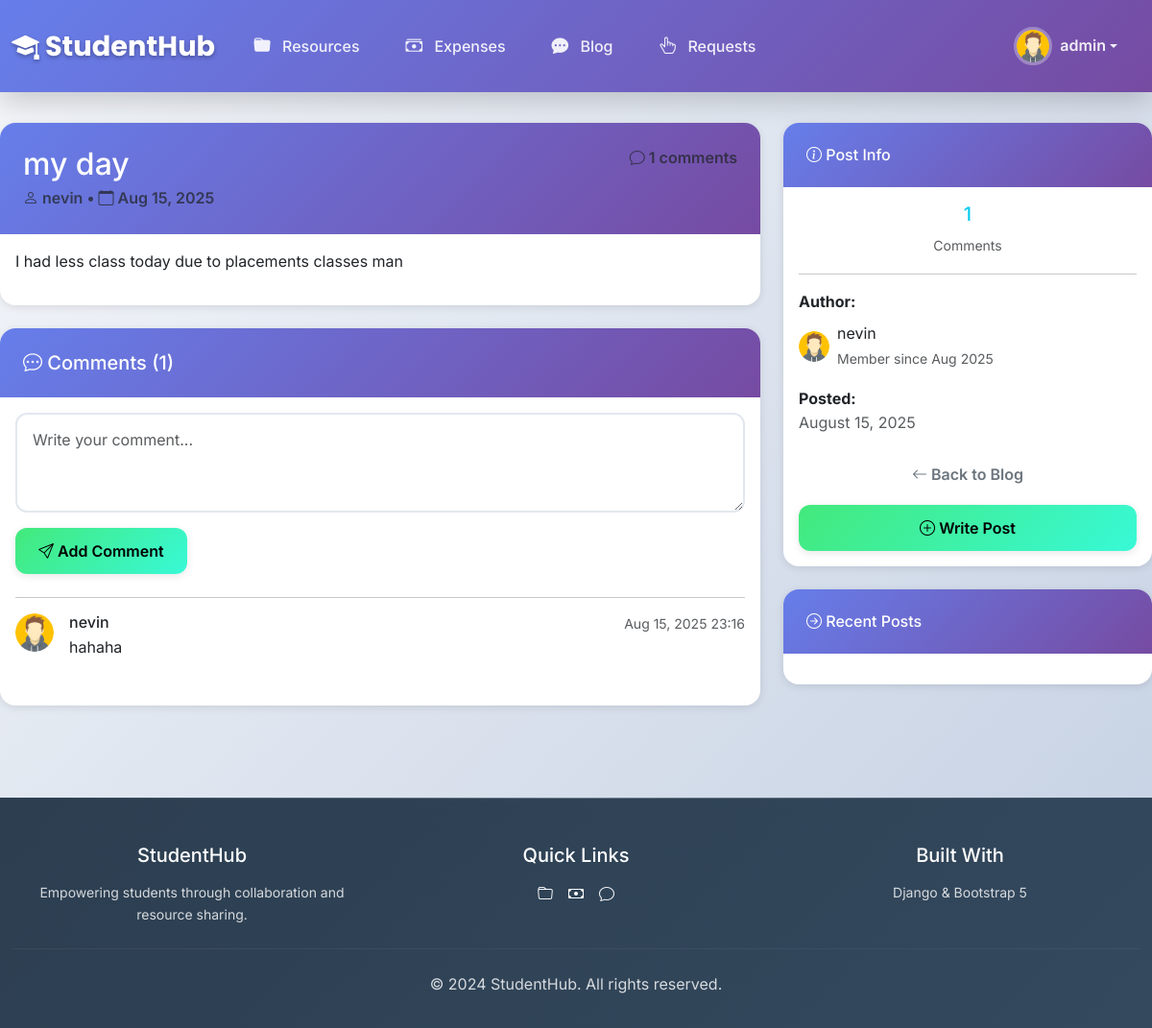
Page /blog/1/ (signed in) on the committed database.
### accounts/models.py (models this page shows, shortened)
class Profile(models.Model):
    user = models.OneToOneField(User, on_delete=models.CASCADE, related_name='profile')
    avatar = models.ImageField(upload_to='avatars/', default='avatars/default.png')
    bio = models.TextField(blank=True)

### blog/models.py (models this page shows, shortened)
class Post(models.Model):
    title = models.CharField(max_length=200)
    content = models.TextField()
    author = models.ForeignKey(User, on_delete=models.CASCADE, related_name='posts')
    created_at = models.DateTimeField(auto_now_add=True)
    @property
    def comment_count(self):
        return self.comments.count()
    class Meta:
        ordering = ['-created_at']

class PostComment(models.Model):
    post = models.ForeignKey(Post, on_delete=models.CASCADE, related_name='comments')
    author = models.ForeignKey(User, on_delete=models.CASCADE)
    text = models.TextField()
    created_at = models.DateTimeField(auto_now_add=True)
    class Meta:
        ordering = ['-created_at']

### blog/views.py (the view)
# urls.py: path('<int:pk>/', views.post_detail, name='post_detail'),
def post_detail(request, pk):
    post = get_object_or_404(Post, pk=pk)
    comments = post.comments.all()
    comment_form = PostCommentForm()
    context = {
        'post': post,
        'comments': comments,
        'comment_form': comment_form,
    }
    return render(request, 'blog/post_detail.html', context)

### blog/forms.py
class PostCommentForm(forms.ModelForm):
    class Meta:
        model = PostComment
        fields = ['text']
        widgets = {
            'text': forms.Textarea(attrs={'class': 'form-control', 'rows': 3, 'placeholder': 'Write your comment...'}),
        }

### templates/blog/post_detail.html (shortened to what this page needs)
{% extends 'base.html' %}
{% block content %}
<div class="row">
    <div class="col-lg-8">
        <div class="card mb-4">
            <div class="card-header">
                <div class="d-flex justify-content-between align-items-start">
                    <div>
                        <h2 class="mb-1">{{ post.title }}</h2>
                        <div class="text-muted">
                            <i class="bi bi-person"></i> {{ post.author.username }} •
                            <i class="bi bi-calendar"></i> {{ post.created_at|date:"M d, Y" }}
                        </div>
                    </div>
                    <div class="text-muted">
                        <i class="bi bi-chat"></i> {{ post.comment_count }} comments
                    </div>
                </div>
            </div>
            <div class="card-body">
                <div class="post-content">
                    {{ post.content|linebreaks }}
                </div>
            </div>
        </div>
        <div class="card">
            <div class="card-header">
                <h5 class="mb-0">
                    <i class="bi bi-chat-dots"></i> Comments ({{ post.comment_count }})
                </h5>
            </div>
            <div class="card-body">
                {% if user.is_authenticated %}
                    <form method="post" action="{% url 'blog:add_post_comment' post.pk %}" class="mb-4">
                        <div class="mb-3">
                            {{ comment_form.text }}
                        </div>
                        <button type="submit" class="btn btn-info">
                            <i class="bi bi-send"></i> Add Comment
                        </button>
                    </form>
                {% else %}
                    <div class="alert alert-info">
                        <i class="bi bi-info-circle"></i> Please <a href="{% url 'accounts:login' %}">login</a> to add comments.
                    </div>
                {% endif %}
                <hr>
                {% if comments %}
                    {% for comment in comments %}
                        <div class="d-flex mb-3">
                            <img src="{{ comment.author.profile.avatar.url }}" alt="Avatar"
                                 class="rounded-circle me-3" style="width: 40px; height: 40px; object-fit: cover;">
                            <div class="flex-grow-1">
                                <div class="d-flex justify-content-between align-items-start">
                                    <h6 class="mb-1">{{ comment.author.username }}</h6>
                                    <small class="text-muted">{{ comment.created_at|date:"M d, Y H:i" }}</small>
                                </div>
                                <p class="mb-0">{{ comment.text|linebreaks }}</p>
                            </div>
                        </div>
                    {% endfor %}
                {% else %}
                    <p class="text-muted text-center py-3">No comments yet. Be the first to comment!</p>
                {% endif %}
            </div>
        </div>
    </div>
    <div class="col-lg-4">
        <div class="card">
            <div class="card-header">
                <h6 class="mb-0"><i class="bi bi-info-circle"></i> Post Info</h6>
            </div>
            <div class="card-body">
                <div class="row text-center">
                    <div class="col-12">
                        <h5 class="text-info">{{ post.comment_count }}</h5>
                        <small class="text-muted">Comments</small>
                    </div>
                </div>
                <hr>
                <div class="mb-3">
                    <strong>Author:</strong>
                    <div class="d-flex align-items-center mt-2">
                        <img src="{{ post.author.profile.avatar.url }}" alt="Avatar"
                             class="rounded-circle me-2" style="width: 32px; height: 32px; object-fit: cover;">
                        <div>
                            <div>{{ post.author.username }}</div>
                            <small class="text-muted">Member since {{ post.author.date_joined|date:"M Y" }}</small>
                        </div>
                    </div>
                </div>
                <div class="mb-3">
                    <strong>Posted:</strong>
                    <div class="text-muted">{{ post.created_at|date:"F d, Y" }}</div>
                </div>
                <div class="d-grid gap-2">
                    <a href="{% url 'blog:post_list' %}" class="btn btn-outline-secondary">
                        <i class="bi bi-arrow-left"></i> Back to Blog
                    </a>
                    {% if user.is_authenticated %}
                        <a href="{% url 'blog:post_create' %}" class="btn btn-info">
                            <i class="bi bi-plus-circle"></i> Write Post
                        </a>
                    {% endif %}
                </div>
            </div>
        </div>
        <div class="card mt-4">
            <div class="card-header">
                <h6 class="mb-0"><i class="bi bi-arrow-right-circle"></i> Recent Posts</h6>
            </div>
            <div class="card-body">
            </div>
        </div>
    </div>
</div>
{% endblock %}

### templates/base.html (shortened to what this page needs)
<!DOCTYPE html>
<html lang="en">
<head>
    <link href="https://cdn.jsdelivr.net/npm/bootstrap@5.3.0/dist/css/bootstrap.min.css" rel="stylesheet">
    <link href="https://cdn.jsdelivr.net/npm/bootstrap-icons@1.10.0/font/bootstrap-icons.css" rel="stylesheet">
</head>
<body>
    <nav class="navbar navbar-expand-lg navbar-dark">
        <div class="container">
            <a class="navbar-brand" href="{% url 'home' %}">
                <i class="bi bi-mortarboard-fill"></i> StudentHub
            </a>
            <div class="collapse navbar-collapse" id="navbarNav">
                <ul class="navbar-nav me-auto">
                    <li class="nav-item">
                        <a class="nav-link" href="{% url 'resources:resource_list' %}">
                            <i class="bi bi-folder-fill"></i> Resources
                        </a>
                    </li>
                    <li class="nav-item">
                        <a class="nav-link" href="{% url 'expenses:expense_list' %}">
                            <i class="bi bi-cash-stack"></i> Expenses
                        </a>
                    </li>
                    <li class="nav-item">
                        <a class="nav-link" href="{% url 'blog:post_list' %}">
                            <i class="bi bi-chat-dots-fill"></i> Blog
                        </a>
                    </li>
                    <li class="nav-item">
                        <a class="nav-link" href="{% url 'requests:request_list' %}">
                            <i class="bi bi-hand-index-thumb"></i> Requests
                        </a>
                    </li>
                </ul>
                <ul class="navbar-nav">
                    {% if user.is_authenticated %}
                        <li class="nav-item dropdown">
                            <a class="nav-link dropdown-toggle d-flex align-items-center" href="#" role="button" data-bs-toggle="dropdown">
                                {% if user.profile.avatar %}
                                    <img src="{{ user.profile.avatar.url }}" alt="Avatar" class="user-avatar me-2">
                                {% else %}
                                    <div class="user-avatar me-2 bg-secondary d-flex align-items-center justify-content-center text-white">
                                        <i class="bi bi-person-fill"></i>
                                    </div>
                                {% endif %}
                                <span class="fw-semibold">{{ user.username }}</span>
                            </a>
                        </li>
                    {% endif %}
                </ul>
            </div>
        </div>
    </nav>
    <main class="fade-in">
        {% block content %}{% endblock %}
    </main>
    <footer>
        <div class="container text-center">
            <div class="row">
                <div class="col-md-4">
                    <h5 class="text-white mb-3">StudentHub</h5>
                    <p class="small">Empowering students through collaboration and resource sharing.</p>
                </div>
                <div class="col-md-4">
                    <h5 class="text-white mb-3">Quick Links</h5>
                    <div class="d-flex justify-content-center gap-3">
                        <a href="{% url 'resources:resource_list' %}" class="text-light text-decoration-none">
                            <i class="bi bi-folder"></i>
                        </a>
                        <a href="{% url 'expenses:expense_list' %}" class="text-light text-decoration-none">
                            <i class="bi bi-cash"></i>
                        </a>
                        <a href="{% url 'blog:post_list' %}" class="text-light text-decoration-none">
                            <i class="bi bi-chat"></i>
                        </a>
                    </div>
                </div>
                <div class="col-md-4">
                    <h5 class="text-white mb-3">Built With</h5>
                    <p class="small">Django & Bootstrap 5</p>
                </div>
            </div>
            <hr class="my-4" style="border-color: rgba(255,255,255,0.2);">
            <p class="mb-0">&copy; 2024 StudentHub. All rights reserved.</p>
        </div>
    </footer>
</body>
</html>

### templates/base.html (style rules this page uses)
:root { --primary-gradient: linear-gradient(135deg, #667eea 0%, #764ba2 100%); --secondary-gradient: linear-gradient(135deg, #f093fb 0%, #f5576c 100%); --success-gradient: linear-gradient(135deg, #4facfe 0%, #00f2fe 100%); --info-gradient: linear-gradient(135deg, #43e97b 0%, #38f9d7 100%); --warning-gradient: linear-gradient(135deg, #fa709a 0%, #fee140 100%); --dark-gradient: linear-gradient(135deg, #2c3e50 0%, #34495e 100%); --glass-bg: rgba(255, 255, 255, 0.1); --glass-border: rgba(255, 255, 255, 0.2); --shadow-sm: 0 2px 8px rgba(0, 0, 0, 0.1); --shadow-md: 0 4px 16px rgba(0, 0, 0, 0.15); --shadow-lg: 0 8px 32px rgba(0, 0, 0, 0.2); --border-radius: 16px; --border-radius-sm: 12px; }
* { margin: 0; padding: 0; box-sizing: border-box; }
body { font-family: 'Inter', -apple-system, BlinkMacSystemFont, 'Segoe UI', Roboto, sans-serif; background: linear-gradient(135deg, #f5f7fa 0%, #c3cfe2 100%); min-height: 100vh; color: #2d3748; line-height: 1.6; }
.navbar { background: var(--primary-gradient) !important; backdrop-filter: blur(20px); border: none; box-shadow: var(--shadow-lg); padding: 1rem 0; }
.navbar-brand { font-family: 'Poppins', sans-serif; font-weight: 700; font-size: 1.8rem; color: white !important; text-shadow: 0 2px 4px rgba(0, 0, 0, 0.3); transition: all 0.3s ease; }
.navbar-nav .nav-link { color: rgba(255, 255, 255, 0.9) !important; font-weight: 500; padding: 0.75rem 1.25rem !important; margin: 0 0.25rem; border-radius: var(--border-radius-sm); transition: all 0.3s ease; position: relative; overflow: hidden; }
.navbar-nav .nav-link::before { content: ''; position: absolute; top: 0; left: -100%; width: 100%; height: 100%; background: rgba(255, 255, 255, 0.1); transition: left 0.3s ease; }
.navbar-nav .nav-link i { margin-right: 0.5rem; font-size: 1.1rem; }
.user-avatar { width: 40px; height: 40px; border-radius: 50%; object-fit: cover; border: 3px solid rgba(255, 255, 255, 0.3); transition: all 0.3s ease; }
main { padding: 2rem 0; min-height: calc(100vh - 200px); }
.container { max-width: 1200px; }
footer { background: var(--dark-gradient); color: rgba(255, 255, 255, 0.8); padding: 3rem 0 2rem; margin-top: 4rem; position: relative; }
footer::before { content: ''; position: absolute; top: 0; left: 0; right: 0; height: 1px; background: linear-gradient(90deg, transparent, rgba(255, 255, 255, 0.3), transparent); }
footer p { font-weight: 400; margin: 0; }
.btn { border-radius: var(--border-radius-sm); font-weight: 600; padding: 0.75rem 1.5rem; transition: all 0.3s ease; border: none; position: relative; overflow: hidden; }
.btn::before { content: ''; position: absolute; top: 0; left: -100%; width: 100%; height: 100%; background: linear-gradient(90deg, transparent, rgba(255, 255, 255, 0.2), transparent); transition: left 0.5s ease; }
.btn-info { background: var(--info-gradient); box-shadow: var(--shadow-sm); }
.fade-in { animation: fadeIn 0.6s ease-in; }
.form-control { border-radius: var(--border-radius-sm); border: 2px solid #e2e8f0; padding: 0.875rem 1rem; font-size: 1rem; transition: all 0.3s ease; background: rgba(255, 255, 255, 0.9); }
.card { border: none; border-radius: var(--border-radius); box-shadow: var(--shadow-sm); transition: all 0.3s ease; overflow: hidden; }
.card-header { background: var(--primary-gradient); color: white; border: none; padding: 1.5rem; font-weight: 600; }

### rows in the picture
Post: title "my day", author.username "nevin", created_at "Aug 15, 2025", comment_count "1", content "I had less class today due to placements classes man", author.profile.avatar (placeholder picture), author.date_joined "Aug 2025", created_at "August 15, 2025"
PostComment: author.profile.avatar (placeholder picture), author.username "nevin", created_at "Aug 15, 2025 23:16", text "hahaha"

### other values in the picture
{{ user.username }} "admin"
